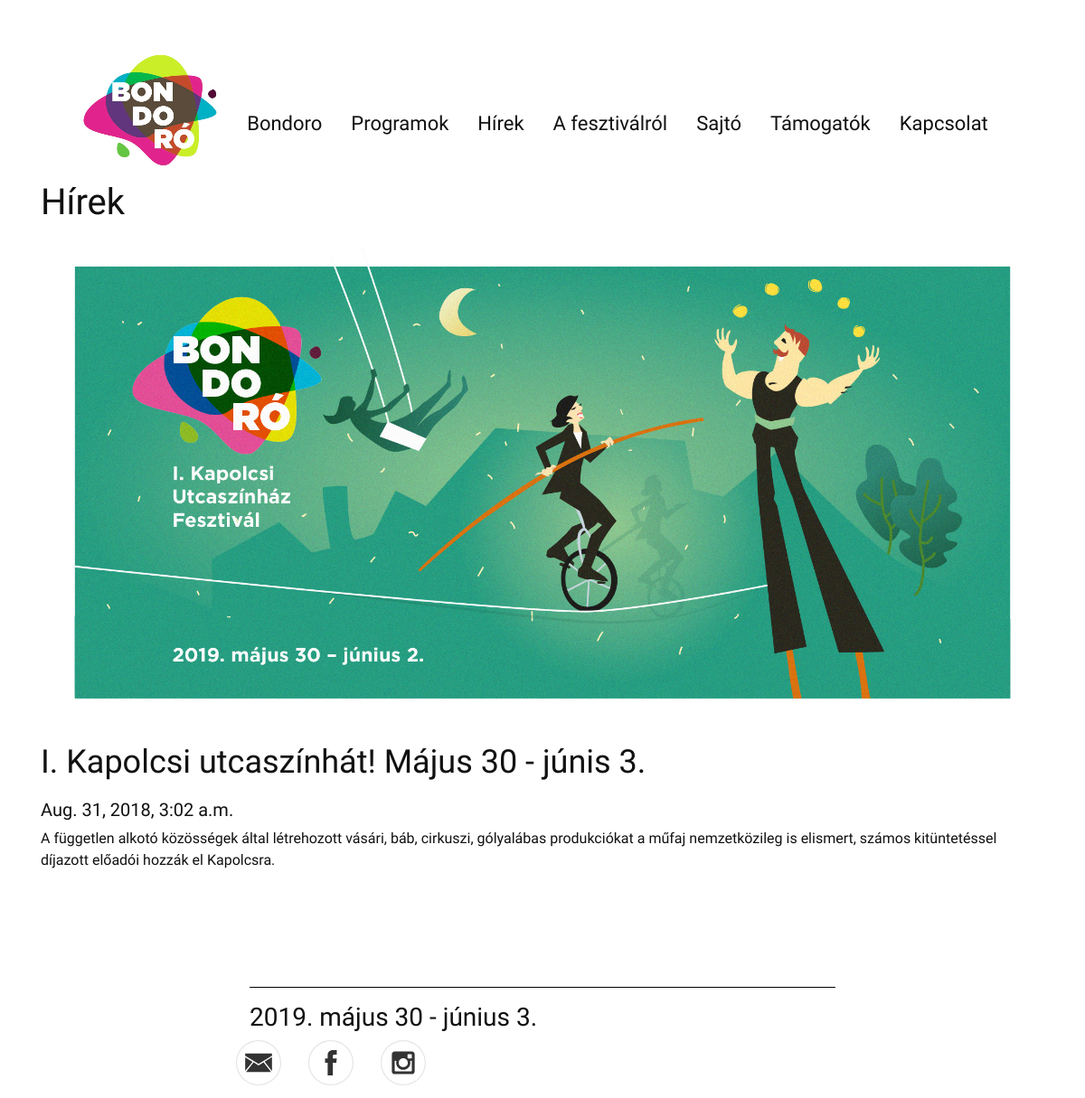
Page /posts/hirek/ on the committed database.
### posts/models.py (models this page shows)
class Hirek(models.Model):
    Title = models.CharField(max_length=256)
    ShortDescription = HTMLField(max_length=600)
    Date = models.DateTimeField(default=timezone.now)
    NewsPic = models.ImageField(upload_to='hirek')
    Description = HTMLField(max_length=2000)

### posts/views.py (the view)
class HirekListView(ListView):
    context_object_name = 'hirek'
    model = models.Hirek
    template_name = 'posts/hir_list.html'
    def get_queryset(self):
        return Hirek.objects.all()

### templates/posts/hir_list.html
{% extends "posts/base.html" %}
{% load static %}
{% block body_block %}
<h1>Hírek</h1>
<div class="row">
{% for hir in hirek %}
<div class="col-lg-12" id="hir">
  <a href="{%  url 'posts:hirek_detail' hir.id %}"><img src="{{ hir.NewsPic.url }}" class="img-fluid" >
  <h3 class="title">{{ hir.Title }}</h3></a>
  <h5>{{ hir.Date }}</h5>
  <p>{{ hir.ShortDescription }}</p class="hirszoveg">
</div>
{% endfor %}
</div>
{% endblock %}

### static/posts/style.css (style rules this page uses)
html { height: 100%; box-sizing: border-box; }
*, *:before, *:after { box-sizing: inherit; }
body { font-family: 'Mukta', sans-serif; color: #111111; }
a { color: #111111; }
.title { padding-top: 1%; padding-bottom: 1%; font-size: 36px; }

### rows in the picture
Hirek: NewsPic (picture), Title "I. Kapolcsi utcaszínhát! Május 30 - júnis 3.", Date "Aug. 31, 2018, 3:02 a.m.", ShortDescription "A független alkotó közösségek által létrehozott vásári, báb, cirkuszi, gólyalábas produkciókat a műfaj nemzetközileg is elismert, számos kitüntetéssel díjazott előadói hozzák el Kapolcsra."
